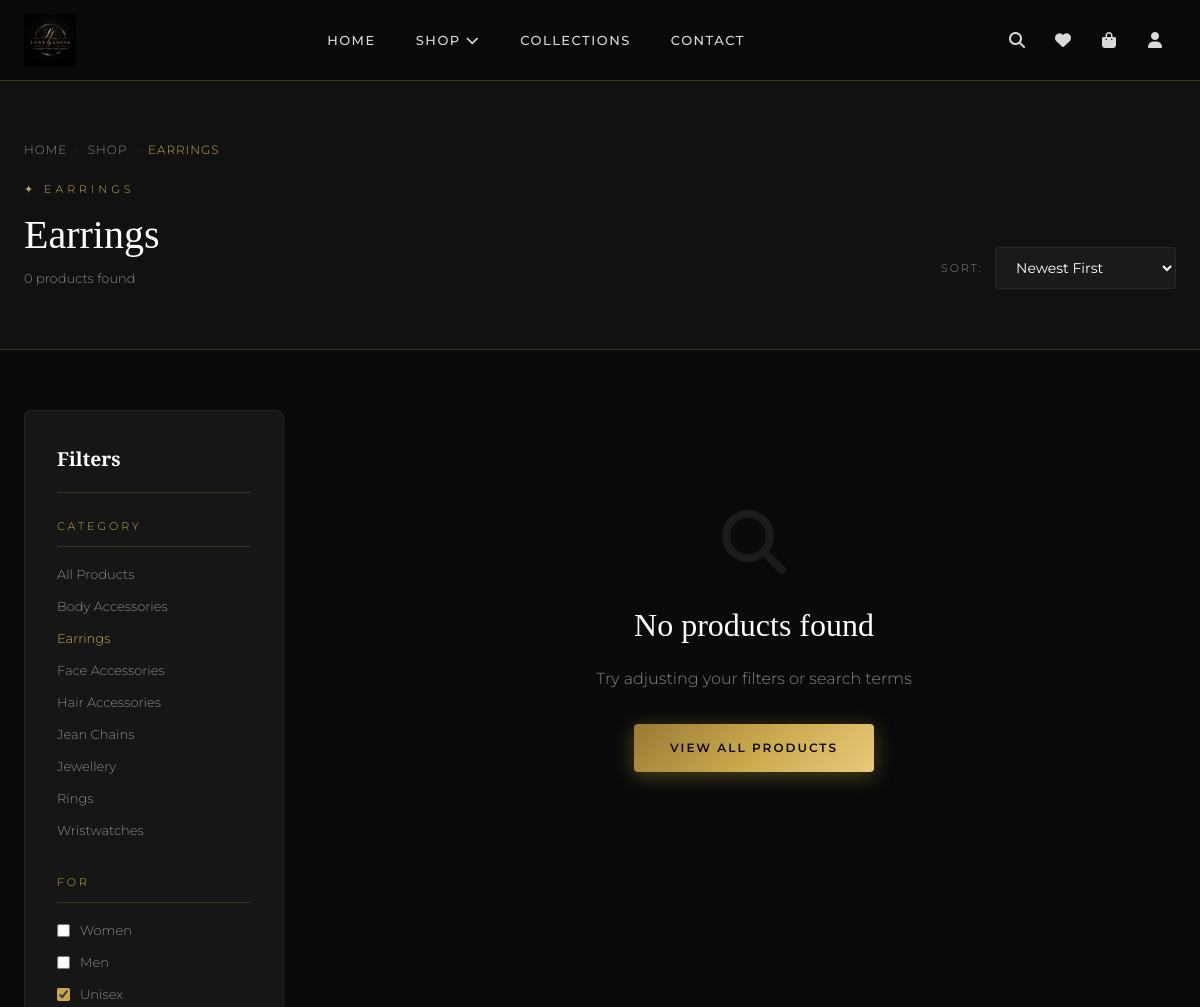
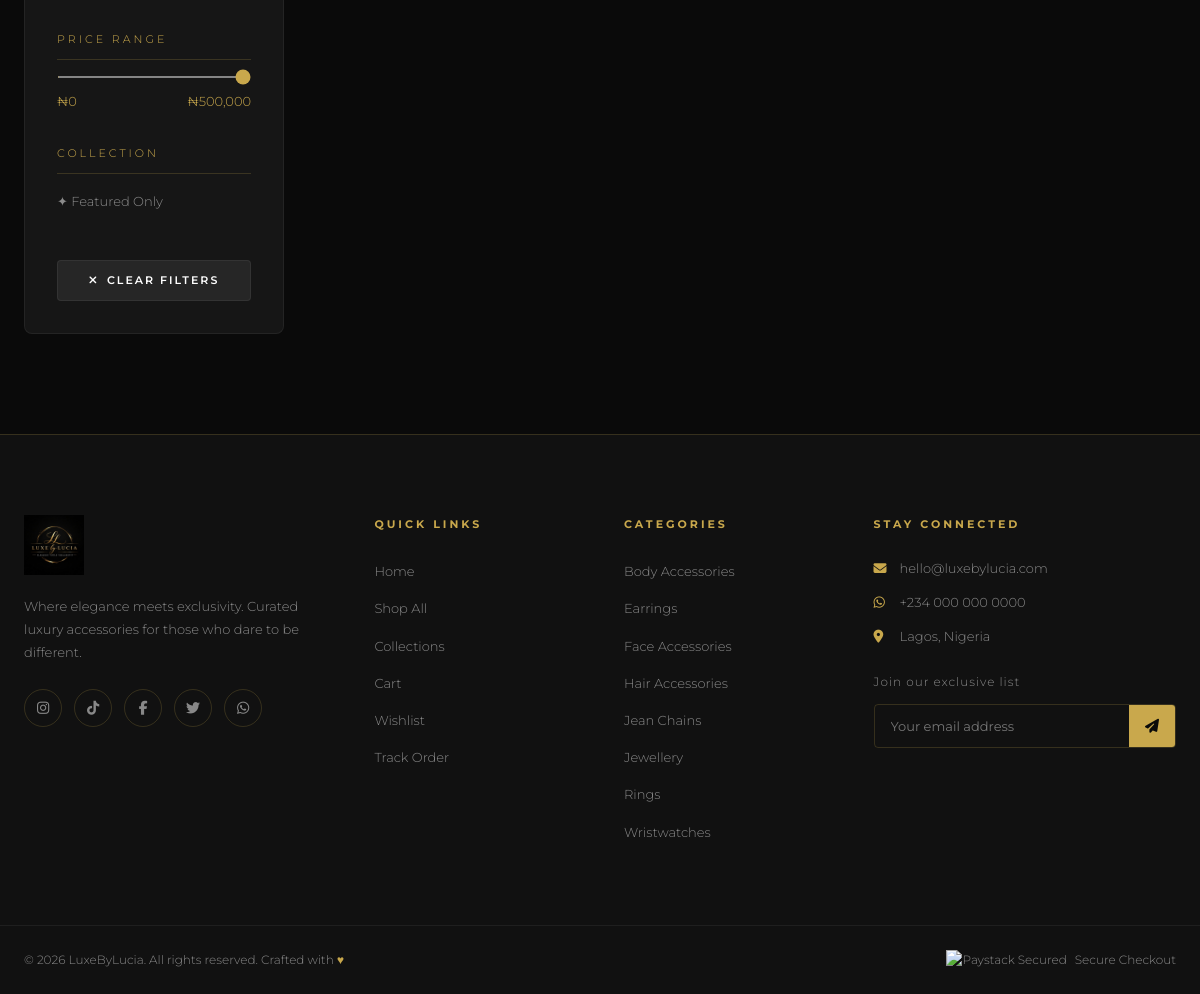
The app's page /shop.php?category=earrings with its own data (2 pictures, top to bottom).
### tables this page shows
CREATE TABLE IF NOT EXISTS categories (
    id INT AUTO_INCREMENT PRIMARY KEY,
    name VARCHAR(100) NOT NULL,
    slug VARCHAR(100) NOT NULL UNIQUE,
    description TEXT,
    image VARCHAR(255),
    created_at TIMESTAMP DEFAULT CURRENT_TIMESTAMP
);

### includes/functions.php (called while the page is built, shortened)
<?php
function e($string) {
    return htmlspecialchars($string, ENT_QUOTES, 'UTF-8');
}
function getCategories($pdo) {
    return $pdo->query("SELECT * FROM categories ORDER BY name ASC")->fetchAll();
}

### shop.php (the view, shortened to what this page needs)
<?php
require_once __DIR__ . '/includes/header.php';
$categorySlug = trim($_GET['category'] ?? '');
$search       = trim($_GET['q'] ?? '');
$sort         = $_GET['sort'] ?? 'newest';
$featured     = isset($_GET['featured']);
$page         = max(1, (int)($_GET['page'] ?? 1));
$perPage      = 12;
$offset       = ($page - 1) * $perPage;
$where  = ["p.status='active'"];
$params = [];
if ($categorySlug) {
    $where[]  = "c.slug = ?";
    $params[] = $categorySlug;
}
$whereSQL = implode(' AND ', $where);
$orderSQL = match($sort) {
    'price_asc'  => 'p.price ASC',
    'price_desc' => 'p.price DESC',
    'popular'    => 'avg_rating DESC',
    default      => 'p.created_at DESC',
};
$countStmt = $pdo->prepare("
    SELECT COUNT(DISTINCT p.id) FROM products p
    JOIN categories c ON p.category_id = c.id
    WHERE $whereSQL
");
$countStmt->execute($params);
$totalProducts = (int)$countStmt->fetchColumn();
$productStmt = $pdo->prepare("
    SELECT p.*, c.name AS category_name, c.slug AS category_slug,
           AVG(r.rating) AS avg_rating, COUNT(DISTINCT r.id) AS review_count
    FROM products p
    JOIN categories c ON p.category_id = c.id
    LEFT JOIN reviews r ON r.product_id = p.id AND r.status='approved'
    WHERE $whereSQL
    GROUP BY p.id
    ORDER BY $orderSQL
    LIMIT $perPage OFFSET $offset
");
$productStmt->execute($params);
$products = $productStmt->fetchAll();
$activeCategory = null;
if ($categorySlug) {
    $stmt = $pdo->prepare("SELECT * FROM categories WHERE slug=?");
    $stmt->execute([$categorySlug]);
    $activeCategory = $stmt->fetch();
}
?>
<div style="padding:120px 0 60px; background:var(--black-soft); border-bottom:1px solid var(--border)">
    <div class="container">
        <div class="breadcrumb">
            <a href="index.php">Home</a>
            <span>›</span>
            <a href="shop.php">Shop</a>
            <?php if ($activeCategory): ?>
            <span>›</span>
            <span style="color:var(--gold)"><?= e($activeCategory['name']) ?></span>
            <?php elseif ($search): ?>
            <span>›</span>
            <span style="color:var(--gold)">Search: "<?= e($search) ?>"</span>
            <?php endif; ?>
        </div>
        <div style="display:flex; align-items:flex-end; justify-content:space-between; flex-wrap:wrap; gap:16px">
            <div>
                <p class="section-label">✦ <?= $featured ? 'Featured Collection' : ($activeCategory ? e($activeCategory['name']) : 'All Products') ?></p>
                <h1 class="section-title" style="margin:0; font-size:2.5rem">
                    <?= $activeCategory ? e($activeCategory['name']) : ($search ? 'Results for "'.$search.'"' : 'Shop All') ?>
                </h1>
                <p style="color:var(--white-muted); margin-top:8px; font-size:13px">
                    <?= $totalProducts ?> <?= $totalProducts === 1 ? 'product' : 'products' ?> found
                </p>
            </div>
            <div style="display:flex; align-items:center; gap:12px">
                <label style="font-size:11px; letter-spacing:2px; color:var(--white-muted); text-transform:uppercase">Sort:</label>
                <select onchange="applySortFilter(this.value)" class="form-control" style="padding:10px 16px; min-width:180px">
                    <option value="newest"     <?= $sort==='newest'     ?'selected':'' ?>>Newest First</option>
                </select>
            </div>
        </div>
    </div>
</div>
<section style="background:var(--black); padding:60px 0 100px">
    <div class="container">
        <div class="shop-layout">
            <aside class="filter-sidebar">
                <h3 style="font-family:var(--font-serif); font-size:1.2rem; margin-bottom:24px; padding-bottom:16px; border-bottom:1px solid var(--border)">
                    Filters
                </h3>
                <div class="filter-group">
                    <div class="filter-title">Category</div>
                    <div class="filter-options">
                        <a href="shop.php" class="filter-option <?= !$categorySlug ? 'active' : '' ?>">
                            All Products
                        </a>
                        <?php foreach ($categories as $cat): ?>
                        <a href="shop.php?category=<?= e($cat['slug']) ?><?= $sort !== 'newest' ? '&sort='.$sort : '' ?>"
                           class="filter-option <?= $categorySlug === $cat['slug'] ? 'active' : '' ?>">
                            <?= e($cat['name']) ?>
                        </a>
                        <?php endforeach; ?>
                    </div>
                </div>
                <div class="filter-group">
                    <div class="filter-title">For</div>
                    <div class="filter-options">
                        <label class="filter-option">
                            <input type="checkbox" onchange="applyGenderFilter('female')"> Women
                        </label>
                        <label class="filter-option">
                            <input type="checkbox" onchange="applyGenderFilter('male')"> Men
                        </label>
                        <label class="filter-option">
                            <input type="checkbox" checked onchange="applyGenderFilter('unisex')"> Unisex
                        </label>
                    </div>
                </div>
                <div class="filter-group">
                    <div class="filter-title">Price Range</div>
                    <div class="price-range">
                        <input type="range" min="0" max="500000" step="1000" value="500000" id="priceRange"
                               oninput="document.getElementById('priceMax').textContent='₦'+Number(this.value).toLocaleString()">
                        <div class="price-display">
                            <span>₦0</span>
                            <span id="priceMax">₦500,000</span>
                        </div>
                    </div>
                </div>
                <div class="filter-group">
                    <div class="filter-title">Collection</div>
                    <div class="filter-options">
                        <a href="shop.php?featured=1" class="filter-option <?= $featured ? 'active' : '' ?>">
                            ✦ Featured Only
                        </a>
                    </div>
                </div>
                <?php if ($categorySlug || $search || $featured): ?>
                <a href="shop.php" class="btn btn-ghost btn-sm btn-full" style="margin-top:16px">
                    <i class="fa fa-times"></i> Clear Filters
                </a>
                <?php endif; ?>
            </aside>
            <div>
                <?php if (empty($products)): ?>
                <div class="empty-state">
                    <i class="fa fa-search"></i>
                    <h3>No products found</h3>
                    <p>Try adjusting your filters or search terms</p>
                    <a href="shop.php" class="btn btn-gold">View All Products</a>
                </div>
                <?php endif; ?>
            </div>
        </div>
    </div>
</section>
<?php require_once __DIR__ . '/includes/footer.php'; ?>

### includes/footer.php (shortened to what this page needs)
<footer class="footer">
    <div class="footer-top">
        <div class="container">
            <div class="footer-grid">
                <div class="footer-col footer-brand">
                    <img src="<?= SITE_URL ?>/assets/images/logo.png" alt="LuxeByLucia" class="footer-logo">
                    <p>Where elegance meets exclusivity. Curated luxury accessories for those who dare to be different.</p>
                    <div class="social-links">
                        <a href="#" aria-label="Instagram"><i class="fab fa-instagram"></i></a>
                        <a href="#" aria-label="TikTok"><i class="fab fa-tiktok"></i></a>
                        <a href="#" aria-label="Facebook"><i class="fab fa-facebook-f"></i></a>
                        <a href="#" aria-label="Twitter"><i class="fab fa-twitter"></i></a>
                        <a href="#" aria-label="WhatsApp"><i class="fab fa-whatsapp"></i></a>
                    </div>
                </div>
                <div class="footer-col">
                    <h4 class="footer-heading">Quick Links</h4>
                    <ul class="footer-links">
                        <li><a href="<?= SITE_URL ?>/index.php">Home</a></li>
                        <li><a href="<?= SITE_URL ?>/shop.php">Shop All</a></li>
                        <li><a href="<?= SITE_URL ?>/shop.php?featured=1">Collections</a></li>
                        <li><a href="<?= SITE_URL ?>/cart.php">Cart</a></li>
                        <li><a href="<?= SITE_URL ?>/wishlist.php">Wishlist</a></li>
                        <li><a href="<?= SITE_URL ?>/orders.php">Track Order</a></li>
                    </ul>
                </div>
                <div class="footer-col">
                    <h4 class="footer-heading">Categories</h4>
                    <ul class="footer-links">
                        <?php foreach ($categories as $cat): ?>
                        <li><a href="<?= SITE_URL ?>/shop.php?category=<?= e($cat['slug']) ?>"><?= e($cat['name']) ?></a></li>
                        <?php endforeach; ?>
                    </ul>
                </div>
                <div class="footer-col">
                    <h4 class="footer-heading">Stay Connected</h4>
                    <div class="footer-contact">
                        <p><i class="fa fa-envelope"></i> hello@luxebylucia.com</p>
                        <p><i class="fab fa-whatsapp"></i> +234 000 000 0000</p>
                        <p><i class="fa fa-map-marker-alt"></i> Lagos, Nigeria</p>
                    </div>
                    <div class="newsletter">
                        <p>Join our exclusive list</p>
                        <form class="newsletter-form" id="newsletterForm">
                            <input type="email" placeholder="Your email address" required>
                            <button type="submit"><i class="fa fa-paper-plane"></i></button>
                        </form>
                    </div>
                </div>
            </div>
        </div>
    </div>
    <div class="footer-bottom">
        <div class="container">
            <p>&copy; <?= date('Y') ?> LuxeByLucia. All rights reserved. Crafted with <span class="gold">♥</span></p>
            <div class="footer-payment">
                <img src="https://img.shields.io/badge/Paystack-Secured-blue?style=flat" alt="Paystack Secured">
                <span>Secure Checkout</span>
            </div>
        </div>
    </div>
</footer>
</body>
</html>

### records on screen
categories: name "EARRINGS", name "Earrings"
categories: name "Body Accessories"
categories: name "Face Accessories"
categories: name "Hair Accessories"
categories: name "Jean Chains"
categories: name "Jewellery"
categories: name "Rings"
categories: name "Wristwatches"

### other values on screen
$totalProducts "0"
